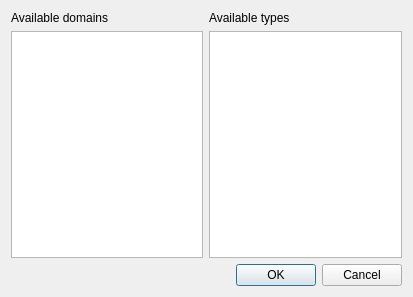
<?xml version="1.0" encoding="UTF-8"?>
<ui version="4.0">
 <class>AddAttributeDialog</class>
 <widget class="QDialog" name="AddAttributeDialog">
  <property name="geometry">
   <rect>
    <x>0</x>
    <y>0</y>
    <width>413</width>
    <height>297</height>
   </rect>
  </property>
  <property name="windowTitle">
   <string>Dialog</string>
  </property>
  <property name="modal">
   <bool>true</bool>
  </property>
  <layout class="QGridLayout" name="gridLayout">
   <item row="1" column="2">
    <widget class="QListWidget" name="typesList"/>
   </item>
   <item row="1" column="1">
    <widget class="QListWidget" name="domainList"/>
   </item>
   <item row="2" column="2">
    <widget class="QDialogButtonBox" name="buttonBox">
     <property name="orientation">
      <enum>Qt::Horizontal</enum>
     </property>
     <property name="standardButtons">
      <set>QDialogButtonBox::Cancel|QDialogButtonBox::Ok</set>
     </property>
    </widget>
   </item>
   <item row="0" column="1">
    <widget class="QLabel" name="label">
     <property name="text">
      <string>Available domains</string>
     </property>
    </widget>
   </item>
   <item row="0" column="2">
    <widget class="QLabel" name="label_2">
     <property name="text">
      <string>Available types</string>
     </property>
    </widget>
   </item>
  </layout>
 </widget>
 <resources/>
 <connections>
  <connection>
   <sender>buttonBox</sender>
   <signal>accepted()</signal>
   <receiver>AddAttributeDialog</receiver>
   <slot>accept()</slot>
   <hints>
    <hint type="sourcelabel">
     <x>248</x>
     <y>254</y>
    </hint>
    <hint type="destinationlabel">
     <x>157</x>
     <y>274</y>
    </hint>
   </hints>
  </connection>
  <connection>
   <sender>buttonBox</sender>
   <signal>rejected()</signal>
   <receiver>AddAttributeDialog</receiver>
   <slot>reject()</slot>
   <hints>
    <hint type="sourcelabel">
     <x>316</x>
     <y>260</y>
    </hint>
    <hint type="destinationlabel">
     <x>286</x>
     <y>274</y>
    </hint>
   </hints>
  </connection>
 </connections>
</ui>
